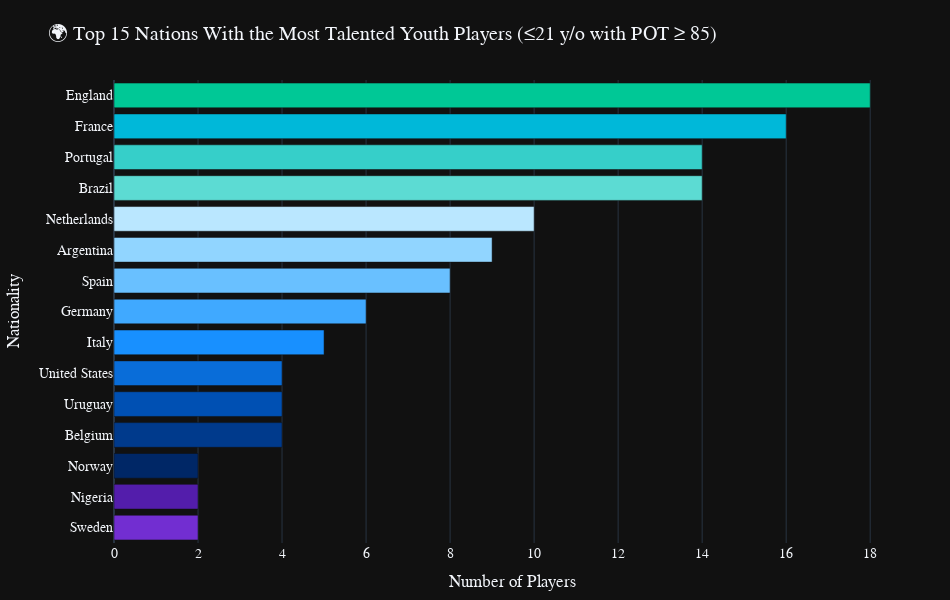

Notebook code cell kept with this figure:
### Code cell
import pandas as pd
import plotly.graph_objects as go

df = pd.read_csv("Fifa21-fully-cleaned.csv")
young_stars = df[(df["Age"] <= 21) & (df["POT"] >= 85)]
nation_counts = young_stars["Nationality"].value_counts().nlargest(15)

colors = ['#00c896', '#00b8d9', '#36cfc9', '#5cdbd3', '#bae7ff', '#91d5ff', '#69c0ff', '#40a9ff', '#1890ff', '#096dd9',
          '#0050b3', '#003a8c', '#002766', '#531dab', '#722ed1']
fig = go.Figure(go.Bar(
    x=nation_counts.values[::-1],
    y=nation_counts.index[::-1],
    orientation='h',
    marker_color=colors[::-1],
    hovertemplate='<b>%{y}</b><br>Youth Stars: %{x}<extra></extra>'
))

fig.update_layout(
    title='🌍 Top 15 Nations With the Most Talented Youth Players (≤21 y/o with POT ≥ 85)',
    xaxis_title='Number of Players',
    yaxis_title='Nationality',
    template='plotly_dark',
    height=600,
    width=950,
    font=dict(family='Trebuchet MS', size=14),
    margin=dict(l=100, r=40, t=80, b=40)
)

fig.show()

### Figure 1 — Plotly figure (JSON) as saved in the notebook; plotly's stock layout.template omitted (floating-point values rounded to 4 significant figures)
{"data": [{"hovertemplate": "<b>%{y}</b><br>Youth Stars: %{x}<extra></extra>", "marker": {"color": ["#722ed1", "#531dab", "#002766", "#003a8c", "#0050b3", "#096dd9", "#1890ff", "#40a9ff", "#69c0ff", "#91d5ff", "#bae7ff", "#5cdbd3", "#36cfc9", "#00b8d9", "#00c896"]}, "orientation": "h", "type": "bar", "x": [2, 2, 2, 4, 4, 4, 5, 6, 8, 9, 10, 14, 14, 16, 18], "y": ["Sweden", "Nigeria", "Norway", "Belgium", "Uruguay", "United States", "Italy", "Germany", "Spain", "Argentina", "Netherlands", "Brazil", "Portugal", "France", "England"]}], "layout": {"font": {"family": "Trebuchet MS", "size": 14}, "height": 600, "margin": {"b": 40, "l": 100, "r": 40, "t": 80}, "title": {"text": "🌍 Top 15 Nations With the Most Talented Youth Players (≤21 y/o with POT ≥ 85)"}, "width": 950, "xaxis": {"title": {"text": "Number of Players"}}, "yaxis": {"title": {"text": "Nationality"}}}}
